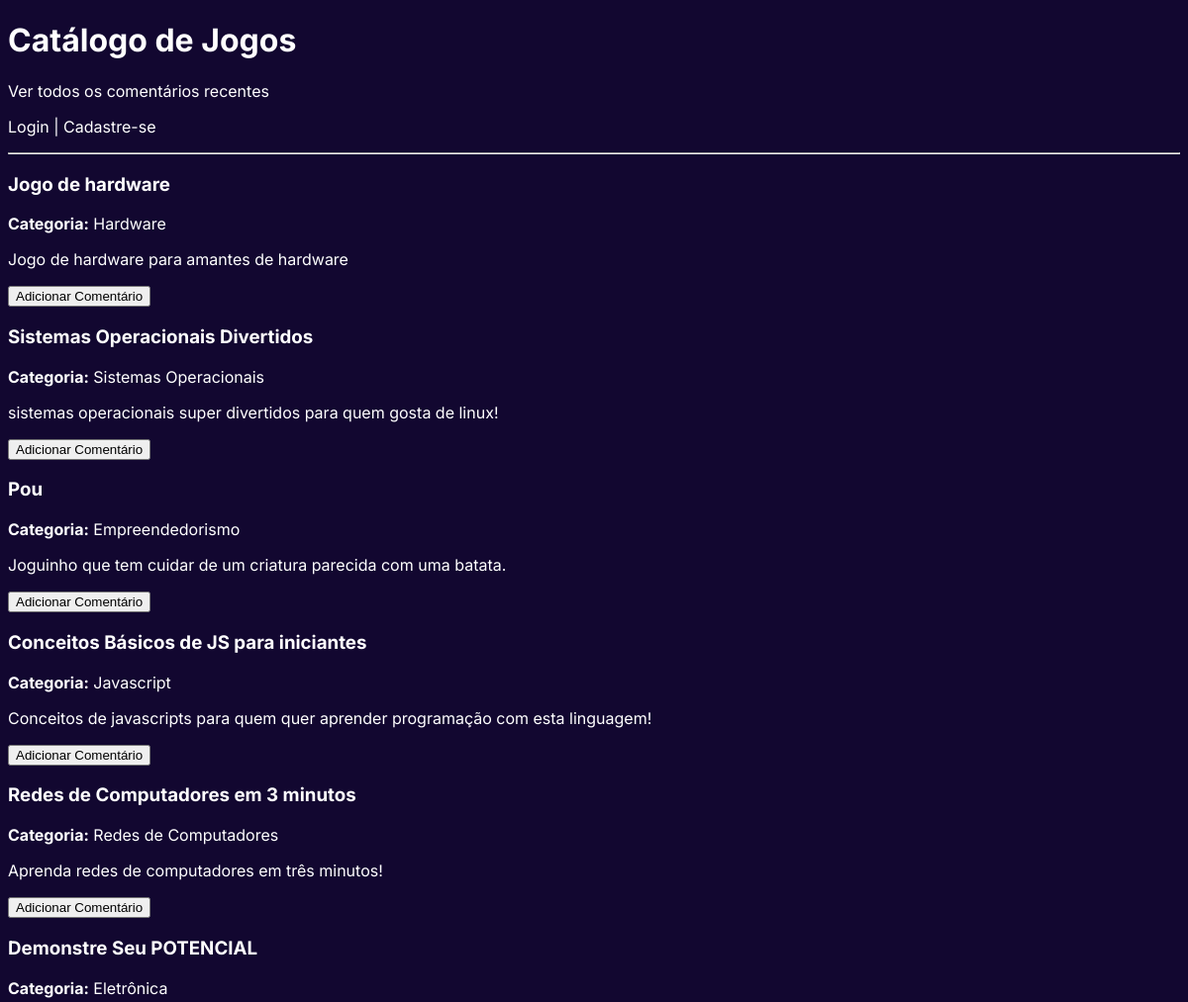
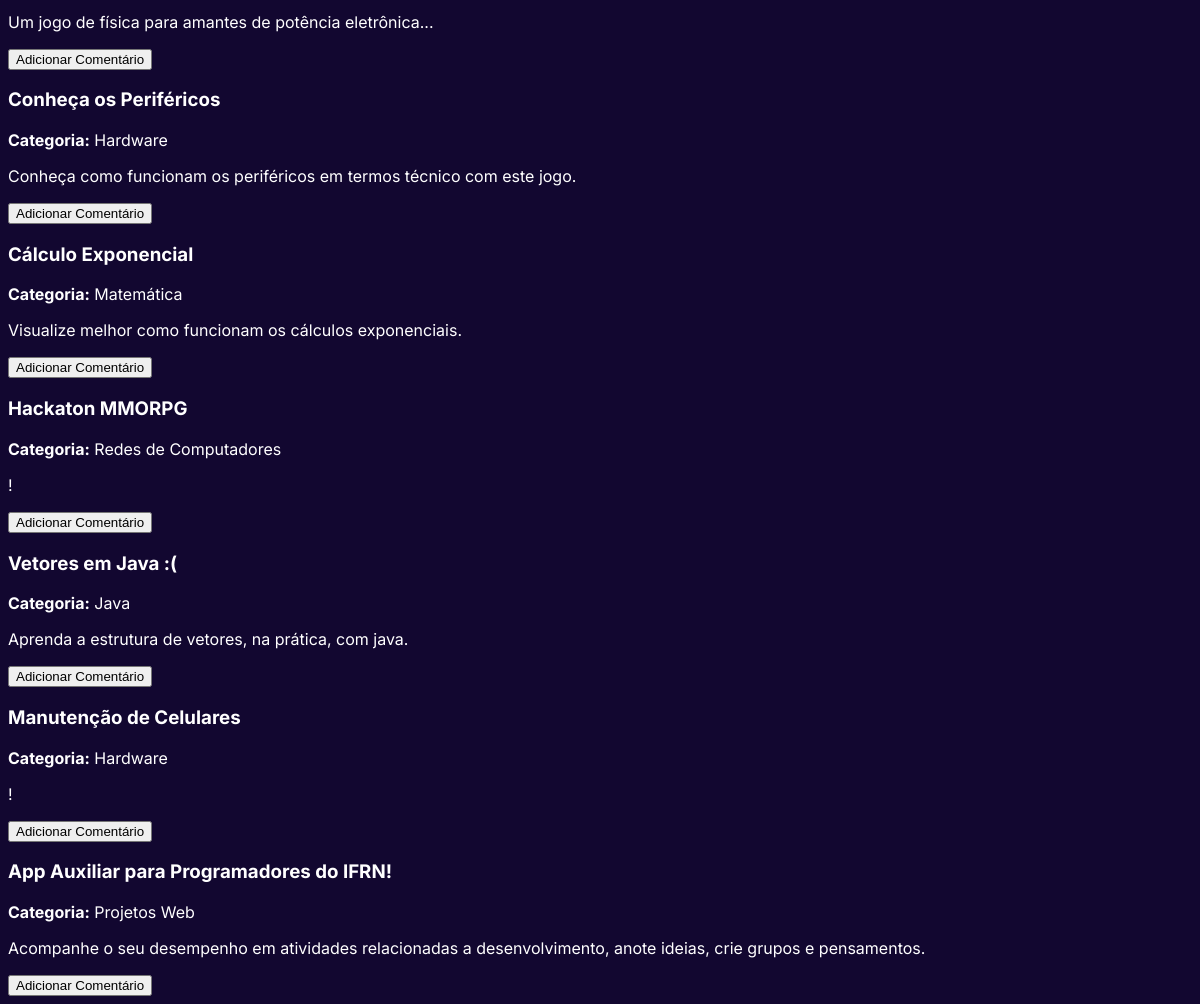
The page / on the database its author committed (2 pictures, top to bottom).
### potplayapp/models.py (models this page shows, shortened)
class Jogo(models.Model):
    desenvolvedor = models.ForeignKey(User, on_delete=models.CASCADE, related_name="jogos_criados")
    categoria = models.ForeignKey(Categoria, on_delete=models.SET_NULL, null=True, blank=False)
    nome = models.CharField(max_length=255)
    descricao = models.TextField()
    arquivo_jogo = models.FileField(upload_to='arquivos_jogos/')
    data_submissao = models.DateTimeField(auto_now_add=True)

class Categoria(models.Model):
    nome = models.CharField(max_length=100, unique=True, help_text="Ex: Puzzle, Ação, Estratégia")

### potplayapp/views.py (the view)
# urls.py: path('', views.home_view, name='home'),
def home_view(request):
    lista_jogos = Jogo.objects.all()
    return render(request, 'home.html', {'jogos': lista_jogos})

### potplayapp/templates/home.html (shortened to what this page needs)
{% load static %}
<!DOCTYPE html>
<html lang="pt-br">
<head>
    <link rel="stylesheet" href="{% static 'potplayapp/css/global.css' %}">
</head>
<body>
    <h1>Catálogo de Jogos</h1>
    <p><a href="{% url 'todos_comentarios' %}">Ver todos os comentários recentes</a></p>
    {% if user.is_authenticated %}
        <p>Olá, {{ user.username }}! | <a href="{% url 'perfil' %}">Meu Perfil</a> | <a href="{% url 'logout' %}">Sair</a></p>
    {% else %}
        <p><a href="{% url 'login' %}">Login</a> | <a href="{% url 'cadastro' %}">Cadastre-se</a></p>
    {% endif %}
    <hr>
    {% for jogo in jogos %}
        <div class="jogo-card">
            <h3>{{ jogo.nome }}</h3>
            <p><strong>Categoria:</strong> {{ jogo.categoria.nome }}</p>
            <p>{{ jogo.descricao }}</p>
            <a href="{% url 'adicionar_comentario' jogo.id %}"><button>Adicionar Comentário</button></a>
        </div>
    {% empty %}
        <p>Nenhum jogo cadastrado ainda.</p>
    {% endfor %}
</body>
</html>

### potplayapp/static/potplayapp/css/global.css (style rules this page uses)
body { font-family: "Inter", sans-serif; background-color: #120730; color: white; }
a { color: white; text-decoration: none; }

### rows shown on the page
Jogo: nome "Jogo de hardware", categoria.nome "Hardware", descricao "Jogo de hardware para amantes de hardware"
Jogo: nome "Sistemas Operacionais Divertidos", categoria.nome "Sistemas Operacionais", descricao "sistemas operacionais super divertidos para quem gosta de linux!"
Jogo: nome "Pou", categoria.nome "Empreendedorismo", descricao "Joguinho que tem cuidar de um criatura parecida com uma batata."
Jogo: nome "Conceitos Básicos de JS para iniciantes", categoria.nome "Javascript", descricao "Conceitos de javascripts para quem quer aprender programação com esta linguagem!"
Jogo: nome "Redes de Computadores em 3 minutos", categoria.nome "Redes de Computadores", descricao "Aprenda redes de computadores em três minutos!"
Jogo: nome "Demonstre Seu POTENCIAL", categoria.nome "Eletrônica", descricao "Um jogo de física para amantes de potência eletrônica..."
Jogo: nome "Conheça os Periféricos", categoria.nome "Hardware", descricao "Conheça como funcionam os periféricos em termos técnico com este jogo."
Jogo: nome "Cálculo Exponencial", categoria.nome "Matemática", descricao "Visualize melhor como funcionam os cálculos exponenciais."
Jogo: nome "Hackaton MMORPG", categoria.nome "Redes de Computadores", descricao "!"
Jogo: nome "Vetores em Java :(", categoria.nome "Java", descricao "Aprenda a estrutura de vetores, na prática, com java."
Jogo: nome "Manutenção de Celulares", categoria.nome "Hardware", descricao "!"
Jogo: nome "App Auxiliar para Programadores do IFRN!", categoria.nome "Projetos Web", descricao "Acompanhe o seu desempenho em atividades relacionadas a desenvolvimento, anote ideias, crie grupos e pensamentos."
